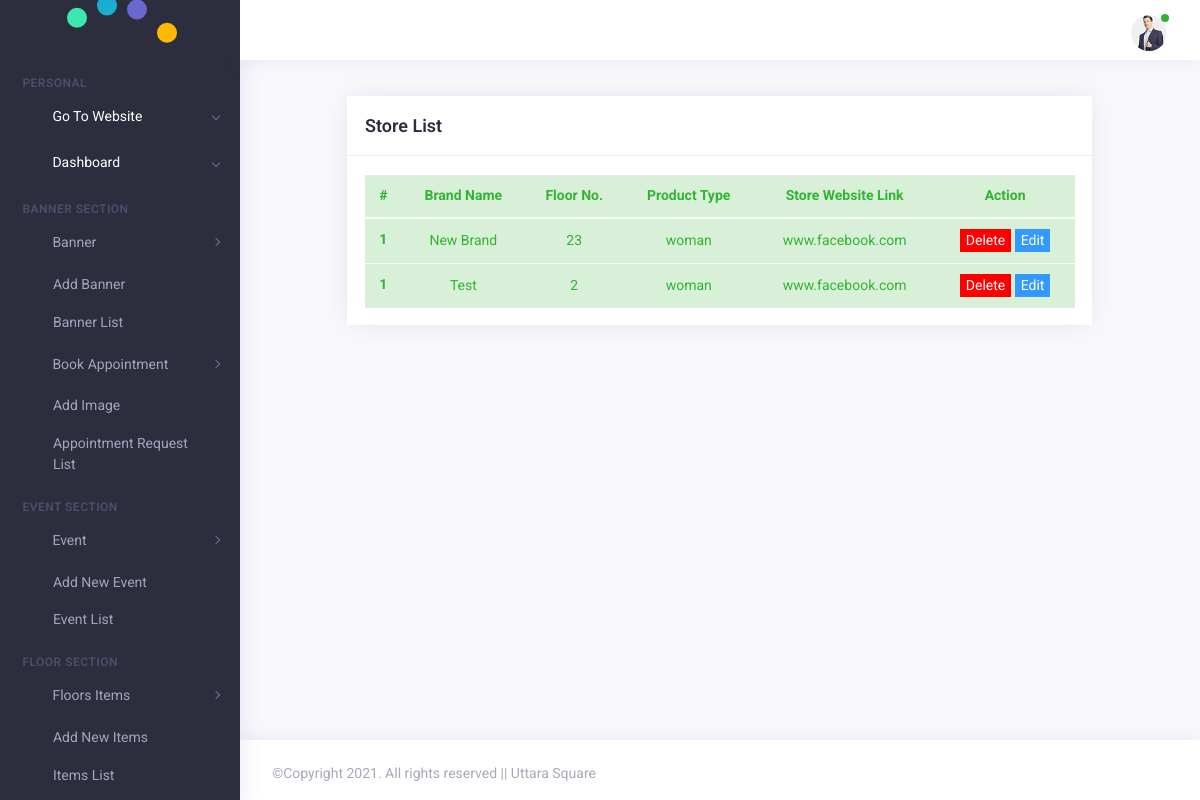
Page /ap/store/list/ (signed in) on the committed database.
### core/models.py (models this page shows, shortened)
class Store(models.Model):
    product_for = (
        ('woman', "Woman"),
        ('man', "Man's"),
        ('kids', "Kid's"),
        ('toys', "Toy's"),
        ('others', 'Others'),
    )
    store_img = models.ImageField(upload_to='store_img', blank=True, null=True)
    brand_name = models.CharField(default='', max_length=255)
    floor_no = models.CharField(default='', max_length=255)
    product_person_type = models.CharField(default='', max_length=255, choices=product_for)
    store_website_link = models.CharField(default='', max_length=300)

### adminPanel/views.py (the view)
# urls.py: re_path(r'^ap/store/list/$', views.ap_storeList, name="apStoreList"),
@login_required(login_url='/ap/login/register')
def ap_storeList(request):
    storeList = Store.objects.all().order_by('-pk')[:10]
    context = {
        'storeList': storeList,
    }
    return render(request, 'back-end/admin_panel/store_list.html', context)

### core/templates/back-end/admin_panel/store_list.html (shortened to what this page needs)
{% extends 'back-end/admin_panel/index.html' %}
{% load static %}
{% block main-block %}
<div class="app-main" id="main">
    <div class="container-fluid">
        <div class="row">
            <div class="col-xl-3"></div>
            <div class="col-xl-6">
            </div>
            <div class="col-xl-3"></div>
        </div>
        <div class="row">
            <div class="col-md-1 col-xl-1"></div>
            <div class="col-md-10 col-xl-10">
                <div class="row">
                    <div class="col-xl-12">
                        <div class="card card-statistics">
                            <div class="card-header">
                                <div class="card-heading">
                                    <h4 class="card-title">Store List</h4>
                                </div>
                            </div>
                            <div class="card-body">
                                <div class="table-responsive">
                                    <table class="table table-success mb-0">
                                        <thead>
                                        <tr>
                                            <th scope="col" class="text-center">#</th>
                                            <th scope="col" class="text-center">Brand Name</th>
                                            <th scope="col" class="text-center">Floor No.</th>
                                            <th scope="col" class="text-center">Product Type</th>
                                            <th scope="col" class="text-center">Store Website Link</th>
                                            <th scope="col" class="text-center">Action</th>
                                        </tr>
                                        </thead>
                                        <tbody>
                                        {% if storeList %}
                                        {% for x in storeList %}
                                        <tr>
                                            <th scope="row" class="text-center">1</th>
                                           <td class="text-center">{{x.brand_name}}</td>
                                           <td class="text-center">{{x.floor_no}}</td>
                                           <td class="text-center">{{x.product_person_type}}</td>
                                           <td class="text-center">{{x.store_website_link}}</td>
                                            <td class="text-center">
                                                <button type="button" data-toggle="modal"
                                                        data-target="#deleteModal{{social_media_links.pk}}"
                                                        style="width: auto; border: none; cursor: pointer; outline: none;background:   #FF0000; color: white;">
                                                    Delete
                                                </button>
                                                <button type="button" data-toggle="modal"
                                                        data-target="#edit_contactInfo{{social_media_links.pk}}"
                                                        style="width: auto; border: none; cursor: pointer; outline: none;background:  #3399FF; color: white;">
                                                    Edit
                                                </button>
                                            </td>
                                        </tr>
                                        {% endfor %}
                                        {% else %}
                                        <h3 class="text-center">No store found!</h3>
                                        {% endif %}
                                        </tbody>
                                    </table>
                                </div>
                            </div>
                        </div>
                    </div>
                </div>
            </div>
            <div class="col-md-1 col-xl-1"></div>
        </div>
    </div>
</div>
{% endblock %}

### rows in the picture
Store: brand_name "New Brand", floor_no "23", product_person_type "woman", store_website_link "www.facebook.com"
Store: brand_name "Test", floor_no "2", product_person_type "woman", store_website_link "www.facebook.com"
